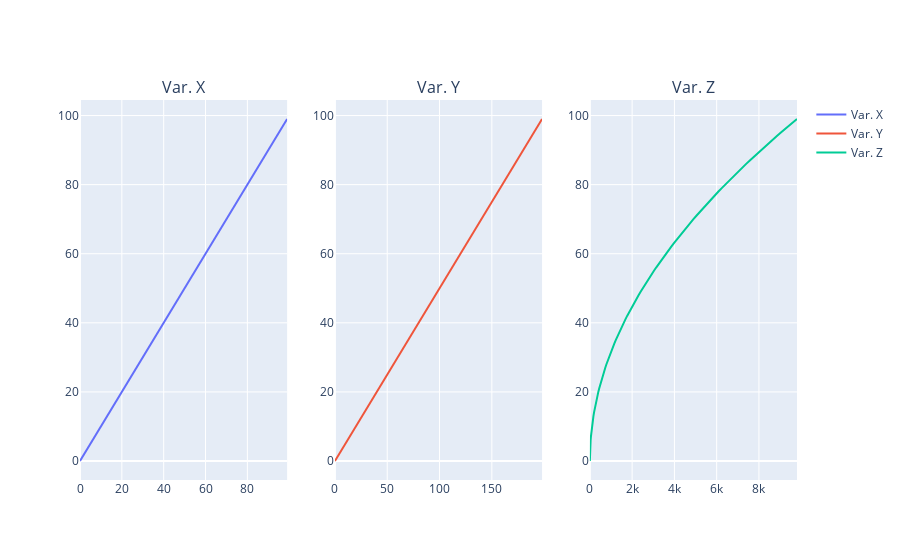

Notebook source saved alongside this figure:
### Code cell
# Method 2

fig = make_subplots(rows=1, cols=3, subplot_titles=("Var. X", "Var. Y", "Var. Z"))
fig.add_trace(go.Scatter(x=var_df["x"], name="Var. X"), row=1, col=1)
fig.add_trace(go.Scatter(x=var_df["y"], name="Var. Y"), row=1, col=2)
fig.add_trace(go.Scatter(x=var_df["z"], name="Var. Z"), row=1, col=3)
fig.show()

### Figure 1 — Plotly figure (JSON) as saved in the notebook; plotly's stock layout.template omitted (floating-point values rounded to 4 significant figures)
{"data": [{"name": "Var. X", "type": "scatter", "x": [0, 1, 2, 3, 4, 5, 6, 7, 8, 9, 10, 11, 12, 13, 14, 15, 16, 17, 18, 19, 20, 21, 22, 23, 24, 25, 26, 27, 28, 29, 30, 31, 32, 33, 34, 35, 36, 37, 38, 39, 40, 41, 42, 43, 44, 45, 46, 47, 48, 49, 50, 51, 52, 53, 54, 55, 56, 57, 58, 59, 60, 61, 62, 63, 64, 65, 66, 67, 68, 69, 70, 71, 72, 73, 74, 75, 76, 77, 78, 79, 80, 81, 82, 83, 84, 85, 86, 87, 88, 89, 90, 91, 92, 93, 94, 95, 96, 97, 98, 99], "xaxis": "x", "yaxis": "y"}, {"name": "Var. Y", "type": "scatter", "x": [0, 2, 4, 6, 8, 10, 12, 14, 16, 18, 20, 22, 24, 26, 28, 30, 32, 34, 36, 38, 40, 42, 44, 46, 48, 50, 52, 54, 56, 58, 60, 62, 64, 66, 68, 70, 72, 74, 76, 78, 80, 82, 84, 86, 88, 90, 92, 94, 96, 98, 100, 102, 104, 106, 108, 110, 112, 114, 116, 118, 120, 122, 124, 126, 128, 130, 132, 134, 136, 138, 140, 142, 144, 146, 148, 150, 152, 154, 156, 158, 160, 162, 164, 166, 168, 170, 172, 174, 176, 178, 180, 182, 184, 186, 188, 190, 192, 194, 196, 198], "xaxis": "x2", "yaxis": "y2"}, {"name": "Var. Z", "type": "scatter", "x": [0, 1, 4, 9, 16, 25, 36, 49, 64, 81, 100, 121, 144, 169, 196, 225, 256, 289, 324, 361, 400, 441, 484, 529, 576, 625, 676, 729, 784, 841, 900, 961, 1024, 1089, 1156, 1225, 1296, 1369, 1444, 1521, 1600, 1681, 1764, 1849, 1936, 2025, 2116, 2209, 2304, 2401, 2500, 2601, 2704, 2809, 2916, 3025, 3136, 3249, 3364, 3481, 3600, 3721, 3844, 3969, 4096, 4225, 4356, 4489, 4624, 4761, 4900, 5041, 5184, 5329, 5476, 5625, 5776, 5929, 6084, 6241, 6400, 6561, 6724, 6889, 7056, 7225, 7396, 7569, 7744, 7921, 8100, 8281, 8464, 8649, 8836, 9025, 9216, 9409, 9604, 9801], "xaxis": "x3", "yaxis": "y3"}], "layout": {"annotations": [{"font": {"size": 16}, "showarrow": false, "text": "Var. X", "x": 0.1444, "xanchor": "center", "xref": "paper", "y": 1, "yanchor": "bottom", "yref": "paper"}, {"font": {"size": 16}, "showarrow": false, "text": "Var. Y", "x": 0.5, "xanchor": "center", "xref": "paper", "y": 1, "yanchor": "bottom", "yref": "paper"}, {"font": {"size": 16}, "showarrow": false, "text": "Var. Z", "x": 0.8556, "xanchor": "center", "xref": "paper", "y": 1, "yanchor": "bottom", "yref": "paper"}], "xaxis": {"anchor": "y", "domain": [0, 0.2889]}, "xaxis2": {"anchor": "y2", "domain": [0.3556, 0.6444]}, "xaxis3": {"anchor": "y3", "domain": [0.7111, 1]}, "yaxis": {"anchor": "x", "domain": [0, 1]}, "yaxis2": {"anchor": "x2", "domain": [0, 1]}, "yaxis3": {"anchor": "x3", "domain": [0, 1]}}}
